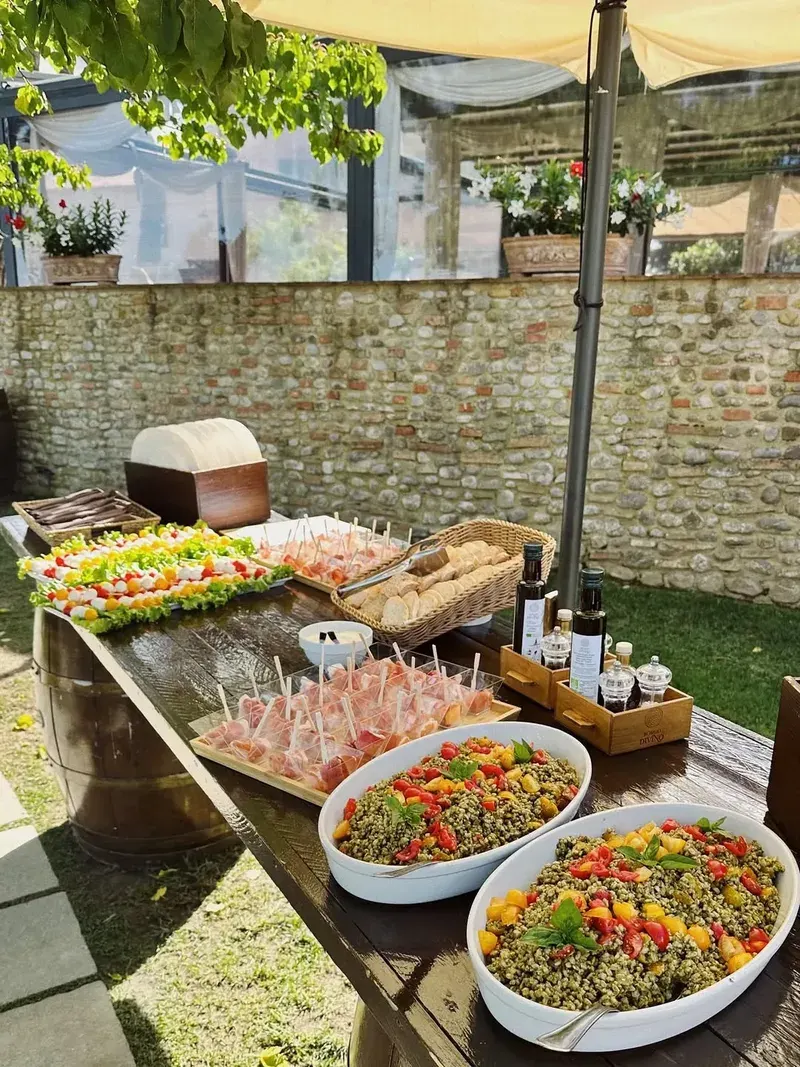
#> input picture src/assets/images/aperitivo.webp, 800 x 1067 px, found by its file name
$ python optimize_images.py
#> lines starting #> are read from the running program, lines starting #| are printed output that depends on the picture; pictures that were not available may be replaced by others from this repository, and a replacement may not be noted
import os
from PIL import Image

def process_image(input_path, output_path, size=None, quality=80):
#> called with size = (800, 1067), quality = 80
    try:
        if not os.path.exists(input_path):
            print(f"File not found: {input_path}")
            return
        img = Image.open(input_path)
#> img is the input picture: PIL image 800x1067 RGB; mean R, G, B 138.3, 129.6, 97.9
        if size:
            img.thumbnail(size, Image.Resampling.LANCZOS)
        if img.mode in ("RGBA", "P") and output_path.endswith('.jpg'):
            img = img.convert("RGB")
        img.save(output_path, quality=quality)
        print(f"Saved {output_path}")
    except Exception as e:
        print(f"Error processing {input_path}: {e}")

base = r"C:\Users\ermal.cerhozi\p-projects\endris-workspace\handmadepastaflorence\public\images"

# Resize images that are too large for their containers
process_image(os.path.join(base, "aperitivo.webp"), os.path.join(base, "aperitivo.webp"), size=(800, 1067))
process_image(os.path.join(base, "cooking_class_with_guests_in_picture.webp"), os.path.join(base, "cooking_class_with_guests_in_picture.webp"), size=(800, 1067))
#> call 2 of process_image, with size = (800, 1067), quality = 80
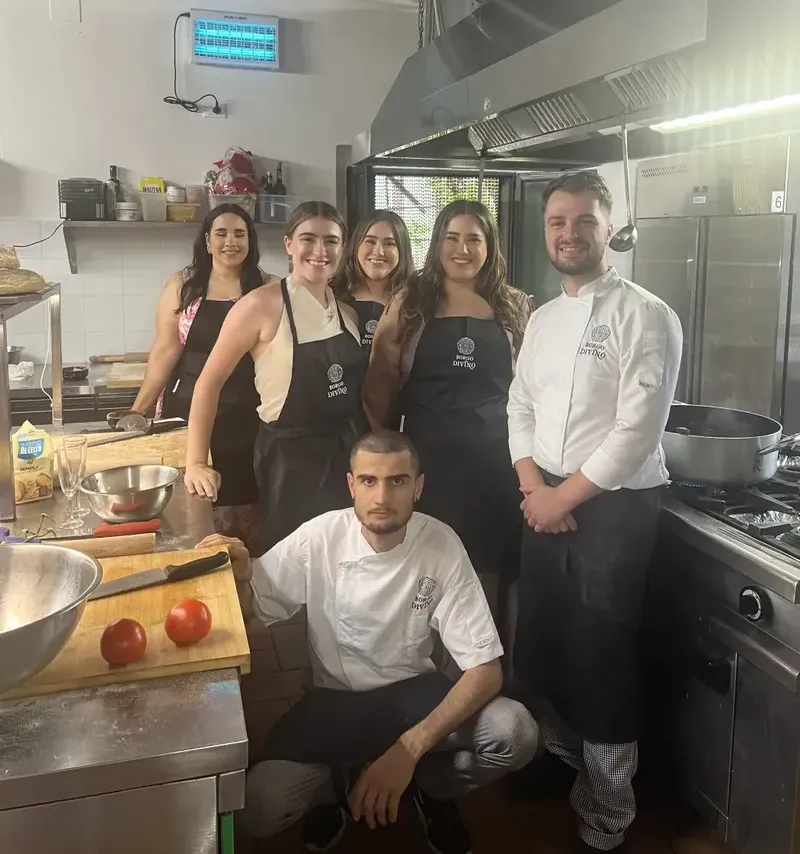
#> input picture src/assets/images/cooking_class_with_guests_in_picture.webp, 800 x 854 px, found by its file name
#> in process_image, img is the input picture: PIL image 800x854 RGB; mean R, G, B 121.5, 113.3, 101.6
process_image(os.path.join(base, "wedding-cake-2.webp"), os.path.join(base, "wedding-cake-2.webp"), size=(800, 1067))
#> call 3 of process_image, with size = (800, 1067), quality = 80
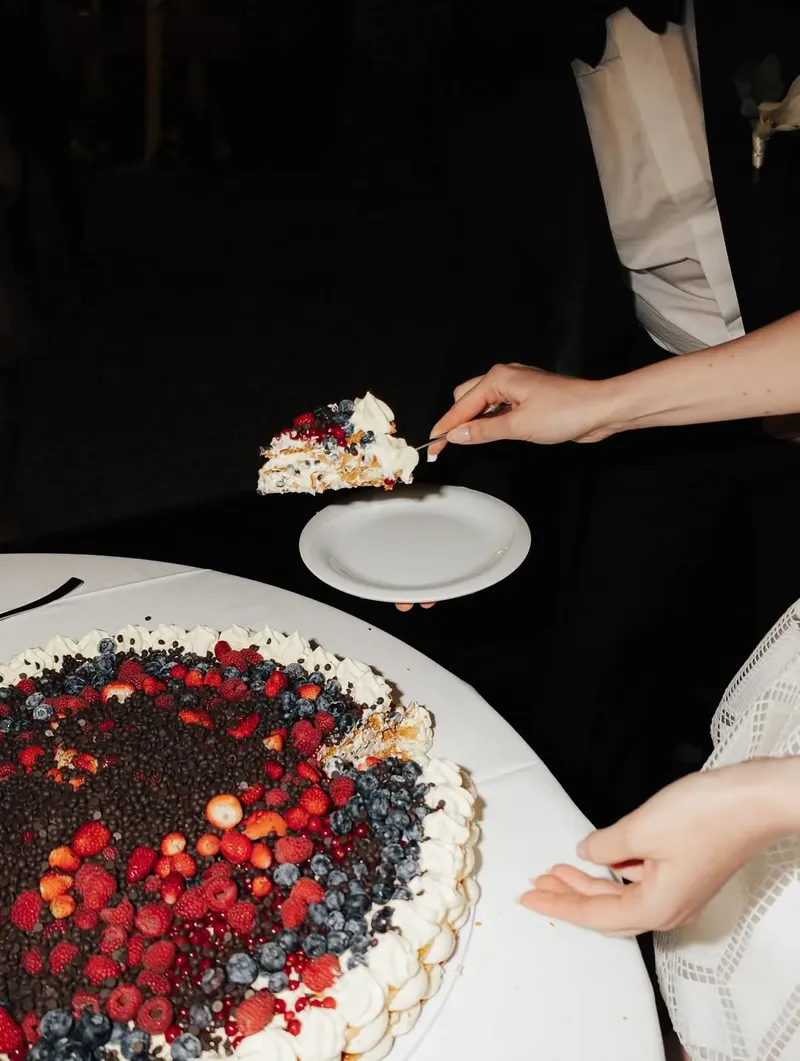
#> input picture src/assets/images/wedding-cake-2.webp, 800 x 1061 px, found by its file name
#> in process_image, img is the input picture: PIL image 800x1061 RGB; mean R, G, B 84, 70.9, 66

# Compress cooking-class.jpg and optionally convert to webp/compress further
process_image(os.path.join(base, "cooking-class.jpg"), os.path.join(base, "cooking-class.jpg"), quality=60)
#> call 4 of process_image, with quality = 60
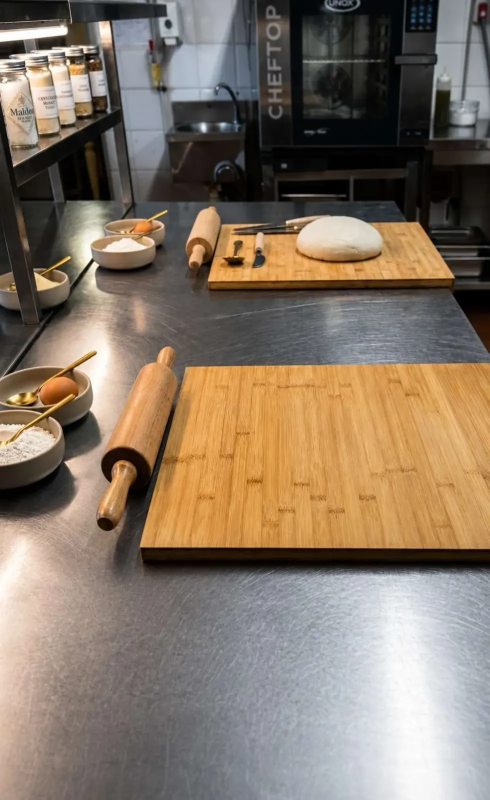
#> input picture src/assets/images/cooking-class.webp, 979 x 1600 px, given in place of cooking-class.jpg, which was not available (shown at 1/2 size)
#> in process_image, img is the input picture: PIL image 979x1600 RGB; mean R, G, B 133.4, 118.5, 102.4

# Compress and resize logo
process_image(os.path.join(base, "logo.png"), os.path.join(base, "logo.png"), size=(80, 80))
